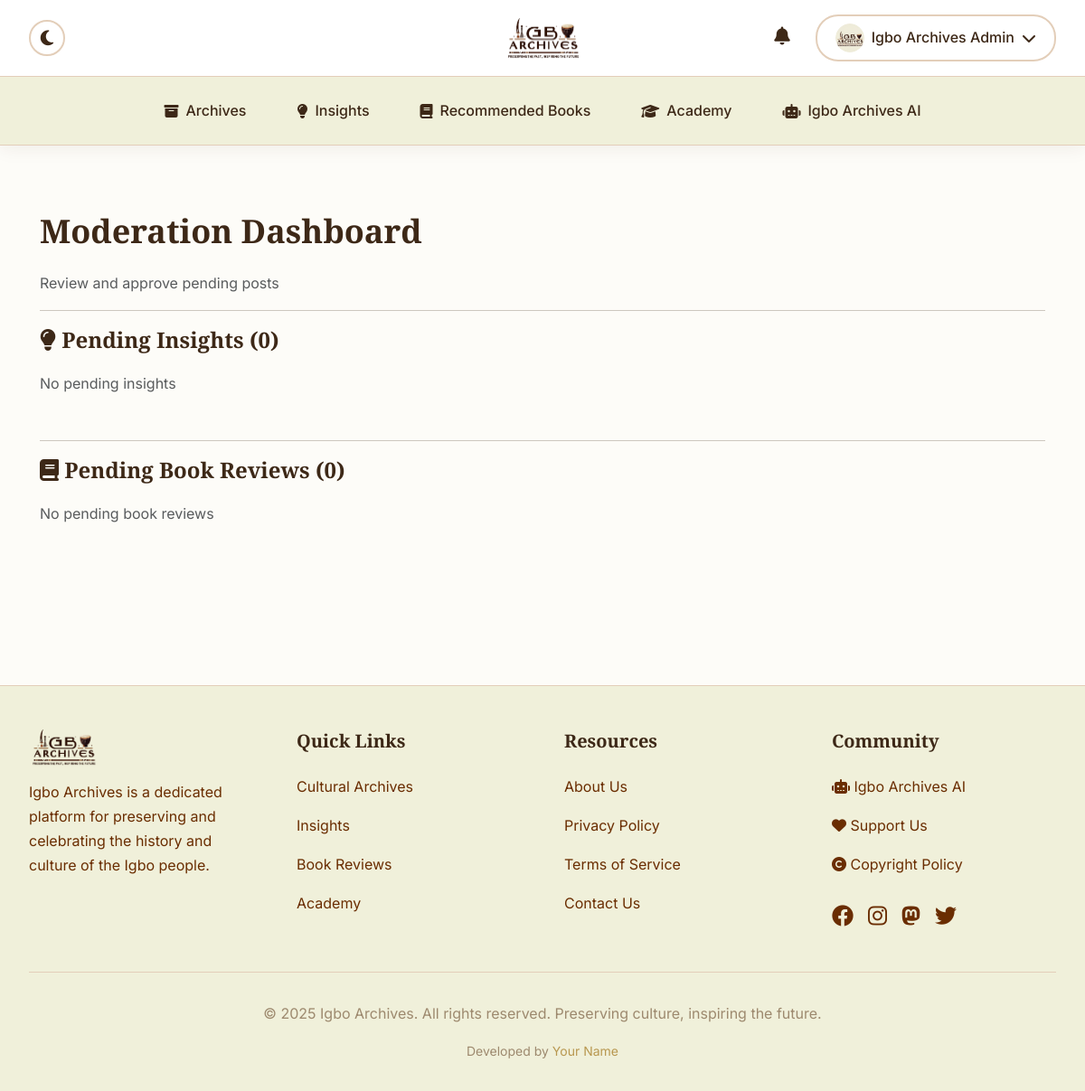
The page /profile/admin/moderation/ (signed in) on the database as committed earlier.
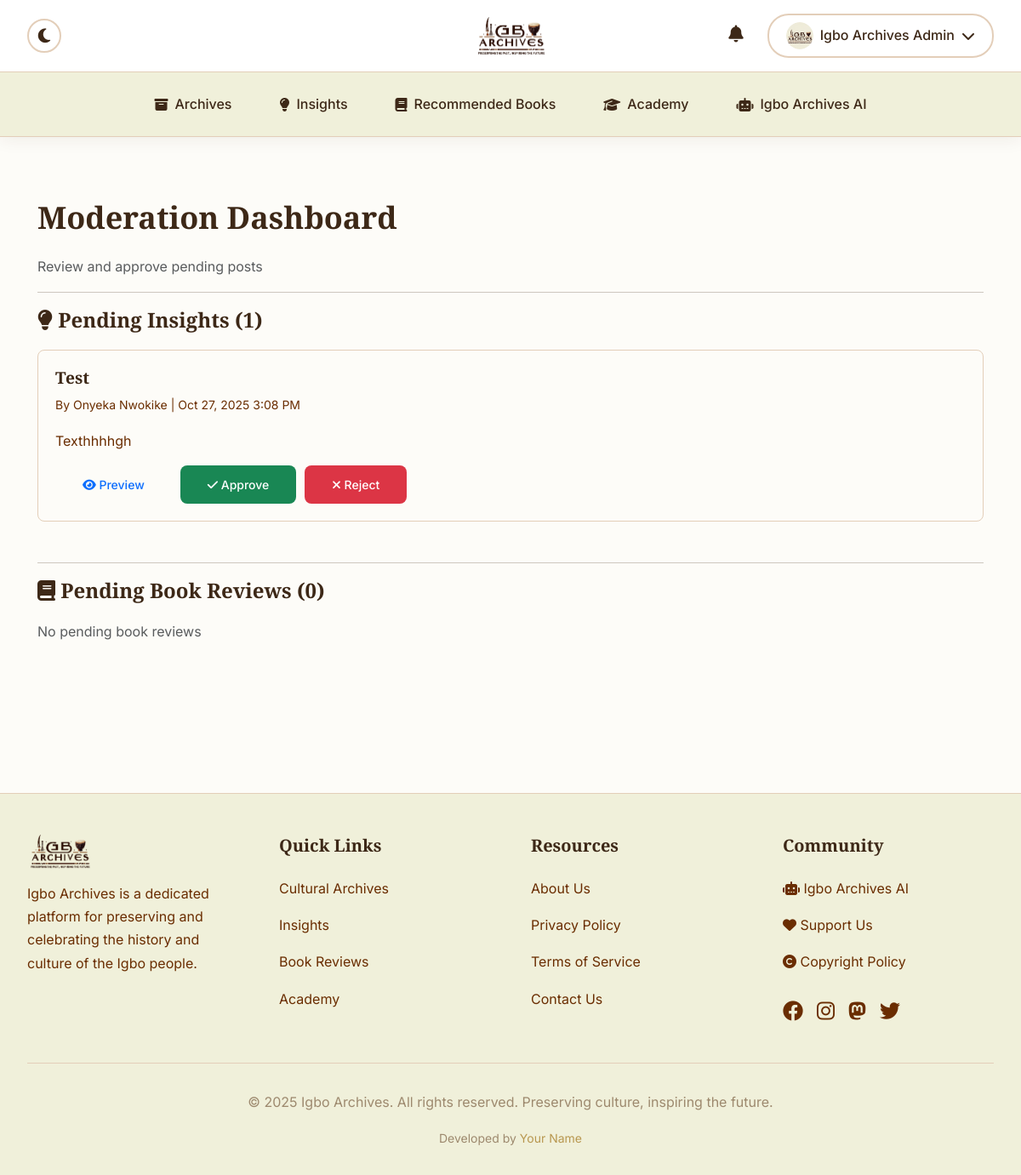
The same page on the database as committed later.
### insights/models.py (models this page shows, shortened)
class InsightPost(models.Model):
    title = models.CharField(max_length=255)
    slug = models.SlugField(unique=True)
    content_json = EditorJsJSONField(
        blank=True,
        null=True,
        help_text="Block-based content using Editor.js"
    )
    legacy_content = models.TextField(blank=True, help_text="Legacy HTML content")
    excerpt = models.TextField(max_length=500, blank=True)
    featured_image = models.ImageField(
        upload_to='insights/',
        blank=True,
        null=True,
        validators=[
            FileExtensionValidator(['jpg', 'jpeg', 'png', 'webp']),
            validate_file_size
        ]
    )
    alt_text = models.CharField(max_length=255, blank=True)
    image_caption = models.CharField(max_length=500, blank=True, help_text="Image caption with copyright/source info")
    image_description = models.TextField(blank=True, help_text="Detailed image description")
    copyright_info = models.CharField(max_length=500, blank=True, help_text="Copyright or image source")
    submit_as_archive = models.BooleanField(default=True, help_text="Submit uploaded images as archives")
    author = models.ForeignKey(User, on_delete=models.CASCADE, related_name='insights')
    created_at = models.DateTimeField(auto_now_add=True)
    updated_at = models.DateTimeField(auto_now=True)
    is_published = models.BooleanField(default=False)
    is_approved = models.BooleanField(default=False)
    pending_approval = models.BooleanField(default=False, help_text="Post is pending admin approval")
    submitted_at = models.DateTimeField(null=True, blank=True, help_text="When post was submitted for approval")
    posted_to_social = models.BooleanField(default=False)
    tags = TaggableManager()
    class Meta:
        ordering = ['-created_at']
    @property
    def content(self):
        """Return content_json if available, otherwise legacy_content"""
        return self.content_json if self.content_json else self.legacy_content

### users/models.py (models this page shows, shortened)
class CustomUser(AbstractUser):
    full_name = models.CharField(max_length=200, blank=True)
    bio = models.TextField(blank=True)
    profile_picture = models.ImageField(upload_to='profile_pictures/', blank=True, null=True)
    social_links = models.JSONField(default=dict, blank=True)
    def get_display_name(self):
        return self.full_name or (self.email.split('@')[0] if self.email else self.username)

### users/admin_views.py (the view)
# urls.py: path('admin/moderation/', admin_views.moderation_dashboard, name='moderation_dashboard'),
@staff_member_required
def moderation_dashboard(request):
    pending_insights = InsightPost.objects.filter(pending_approval=True, is_approved=False)
    pending_books = BookReview.objects.filter(pending_approval=True, is_approved=False)
    context = {
        'pending_insights': pending_insights,
        'pending_books': pending_books,
    }
    return render(request, 'users/admin/moderation_dashboard.html', context)

### core/context_processors.py (called while the page is built)
def pwa_settings(request):
    return {
        'VAPID_PUBLIC_KEY': getattr(settings, 'VAPID_PUBLIC_KEY', ''),
    }

def monetization_settings(request):
    return {
        'ENABLE_ADSENSE': getattr(settings, 'ENABLE_ADSENSE', False),
        'GOOGLE_ADSENSE_CLIENT_ID': getattr(settings, 'GOOGLE_ADSENSE_CLIENT_ID', ''),
        'ENABLE_DONATIONS': getattr(settings, 'ENABLE_DONATIONS', False),
        'STRIPE_PUBLIC_KEY': getattr(settings, 'STRIPE_PUBLIC_KEY', ''),
    }

### users/templates/users/admin/moderation_dashboard.html (shortened to what this page needs)
{% extends 'base.html' %}
{% block content %}
<div class="container mt-4">
    <h2>Moderation Dashboard</h2>
    <p class="text-muted">Review and approve pending posts</p>
    <hr>
    <div class="moderation-section mb-5">
        <h3><i class="fas fa-lightbulb"></i> Pending Insights ({{ pending_insights.count }})</h3>
        {% if pending_insights %}
        <div class="pending-posts">
            {% for post in pending_insights %}
            <div class="pending-post-card">
                <div class="post-header">
                    <h4>{{ post.title }}</h4>
                    <span class="post-meta">By {{ post.author.full_name|default:post.author.get_display_name }} | {{ post.submitted_at|date:"M d, Y g:i A" }}</span>
                </div>
                <div class="post-excerpt">
                    {{ post.excerpt|default:"No excerpt available"|truncatewords:30 }}
                </div>
                <div class="post-actions">
                    <a href="/insights/{{ post.slug }}/" class="btn btn-outline-primary btn-sm" target="_blank">
                        <i class="fas fa-eye"></i> Preview
                    </a>
                    <a href="{% url 'users:approve_insight' post.pk %}" class="btn btn-success btn-sm">
                        <i class="fas fa-check"></i> Approve
                    </a>
                    <a href="{% url 'users:reject_insight' post.pk %}" class="btn btn-danger btn-sm">
                        <i class="fas fa-times"></i> Reject
                    </a>
                </div>
            </div>
            {% endfor %}
        </div>
        {% else %}
        <p class="text-muted">No pending insights</p>
        {% endif %}
    </div>
    <hr>
    <div class="moderation-section mb-5">
        <h3><i class="fas fa-book"></i> Pending Book Reviews ({{ pending_books.count }})</h3>
        {% if pending_books %}
        <div class="pending-posts">
            {% for review in pending_books %}
            <div class="pending-post-card">
                <div class="post-header">
                    <h4>{{ review.review_title }}</h4>
                    <span class="post-meta">Book: {{ review.book_title }} | By {{ review.reviewer.full_name|default:review.reviewer.get_display_name }} | {{ review.submitted_at|date:"M d, Y g:i A" }}</span>
                </div>
                <div class="post-excerpt">
                    Rating:
                    {% for i in "12345" %}
                        {% if forloop.counter <= review.rating %}
                            <i class="fas fa-star text-warning"></i>
                        {% else %}
                            <i class="far fa-star text-warning"></i>
                        {% endif %}
                    {% endfor %}
                </div>
                <div class="post-actions">
                    <a href="/books/{{ review.slug }}/" class="btn btn-outline-primary btn-sm" target="_blank">
                        <i class="fas fa-eye"></i> Preview
                    </a>
                    <a href="{% url 'users:approve_book_review' review.pk %}" class="btn btn-success btn-sm">
                        <i class="fas fa-check"></i> Approve
                    </a>
                    <a href="{% url 'users:reject_book_review' review.pk %}" class="btn btn-danger btn-sm">
                        <i class="fas fa-times"></i> Reject
                    </a>
                </div>
            </div>
            {% endfor %}
        </div>
        {% else %}
        <p class="text-muted">No pending book reviews</p>
        {% endif %}
    </div>
</div>
{% endblock %}

Rows that differ between the two databases and show on the page:
added InsightPost: title "Test", author.full_name "Onyeka Nwokike", submitted_at "Oct 27, 2025 3:08 PM", excerpt "Texthhhhgh"
Other text that changed with them:
{{ pending_insights.count }}: "0" → "1"
text no longer shown: "No pending insights"
